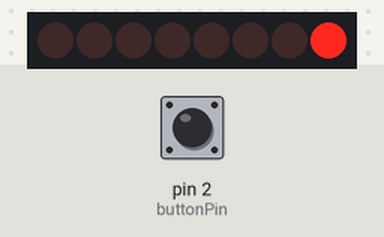
Bench run of a sketch on a simulated Arduino Uno, built with avr-gcc and run on an emulated ATmega328P. Shown: 8 shift-register outputs drawn as a row of LEDs (first output left, lit = HIGH). Wiring (inferred from the names in the program): shift register (74HC595): data pin 11; shift clock pin 12; latch pin 8. Wiring (inferred from the signals the program sends): row of LEDs: on Q0, Q1, Q2, Q3, Q4, Q5, Q6, Q7. The inputs (shaded band) are chosen by the test bench; at power-on: pin 2 (buttonPin) LOW. Random numbers use the default seed unless the sketch sets one.

Above: at 1.2 s.
1.3 s: pin 2 (buttonPin) pulled HIGH for 0.15 s
At 1.45 s:
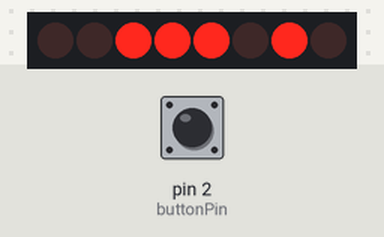
2.0 s: pin 2 (buttonPin) pulled HIGH for 3.2 s
At 10.3 s:
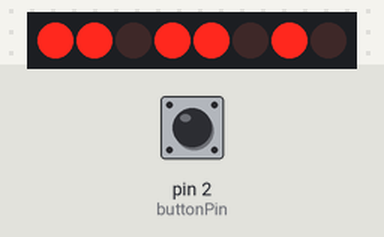
11.3 s: pin 2 (buttonPin) pulled HIGH for 1 s
At 16.4 s:
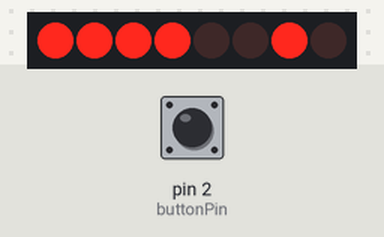
Timing chart, 0 to 17.9 s (numbered marks = the images above; inputs shaded):
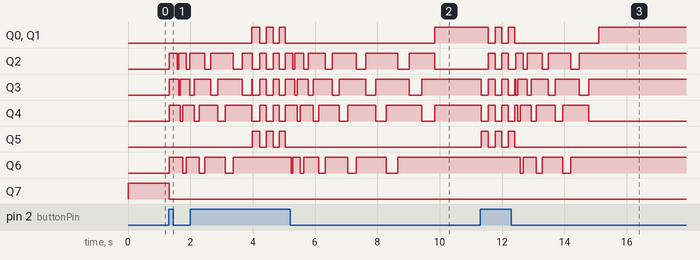

The sketch:

sketch_apr10a_Ameera_Dice_game.ino
```cpp
// Code by Warrick A. Smith and reproduced with kind permission
// http://startingelectronics.com
const int latchPin = 8; // Pins connected to shift register
const int clockPin = 12;
const int dataPin = 11;
const int buttonPin = 2; // Pin connected to switch wire
// 1 to 6 and DP (decimal point) on 7-segment display
unsigned char lookup_7seg[] = {0x06, 0x5B, 0x4F, 0x66, 0x6D, 0x7D, 0x80};
// Shaking die pattern on 7-segment display
unsigned char shake_dice[] = {0x63, 0x5C};
// Rolling die on 7-segment display
unsigned char roll_dice[] = {0x1C, 0x58, 0x54, 0x4C};
// Vary duration of time before die number is received
int rand_seed;
int rand_num = 0; // Generate random number
unsigned char shake_toggle = 0; // For shaking dice animation
int index = 0; // For rolling dice animation
int shake_speed; // Accelerates dice shake speed
void setup() {
 pinMode(latchPin, OUTPUT); // Output pins for controlling the
 // shift register
 pinMode(clockPin, OUTPUT);
 pinMode(dataPin, OUTPUT);
 pinMode(buttonPin, INPUT); // Read switch wire state
 digitalWrite(latchPin, LOW); // Display DP on 7-segment display
 // at startup
 shiftOut(dataPin, clockPin, MSBFIRST, lookup_7seg[6]);
 digitalWrite(latchPin, HIGH);
 randomSeed(analogRead(0)); // Generate random seed
}
void loop() {
 if (digitalRead(buttonPin)) {
 shake_speed = 150; // Reset die shaking speed
 delay(30);
 // Generate number for random speed and show shaking animation
 while (digitalRead(buttonPin)) {
 rand_seed++; // Generate random number
 // Animate shaking die
 if (shake_toggle) {
 AnimateDice(0, shake_dice);
 shake_toggle = 0;
 }
 else {
 AnimateDice(1, shake_dice);
 shake_toggle = 1;
 }
 delay(80 + shake_speed); // Accelerate animation speed
 if (shake_speed > 0) {
 shake_speed -= 10;
 }
 }
 // Animate rolling die
 for (int rolls = 0; rolls < (rand_seed % 10 + 14); rolls++) { AnimateDice(index, roll_dice);
 delay((1 + rolls) * 20);
 index++;
 if (index > 3) {
 index = 0;
 }
 }
 rand_num = random(0, 6); // Generate number thrown on die
 DiceNumber(rand_num);
 }
}
// Display the die number on 7-segment display
void DiceNumber(unsigned char num) {
 digitalWrite(latchPin, LOW);
 shiftOut(dataPin, clockPin, MSBFIRST, lookup_7seg[num]);
 digitalWrite(latchPin, HIGH);
}
// Display one frame of the shaking or rolling dice
void AnimateDice(int seg, unsigned char *table) {
 digitalWrite(latchPin, LOW);
 shiftOut(dataPin, clockPin, MSBFIRST, table[seg]);
 digitalWrite(latchPin, HIGH);
}
```

Measured:
- after the input at 1.3 s, Q2: goes HIGH 0.25 s, LOW 0.04 s, HIGH 0.24 s, LOW 0.12 s, then HIGH, starting at once; Q3: alternates HIGH for 0.30 s and LOW for 0.06 s, starting at once; Q4: LOW → HIGH at once, → LOW 0.35 s later, → HIGH 0.08 s later; Q6: LOW → HIGH at once, → LOW 0.43 s later, → HIGH 0.10 s later; Q7: HIGH → LOW at once
- after the input at 11.3 s, Q0, Q1: goes LOW 0.22 s, HIGH 0.21 s, LOW 0.20 s, HIGH 0.21 s, LOW 2.7 s, then HIGH, starting after 0.26 s
